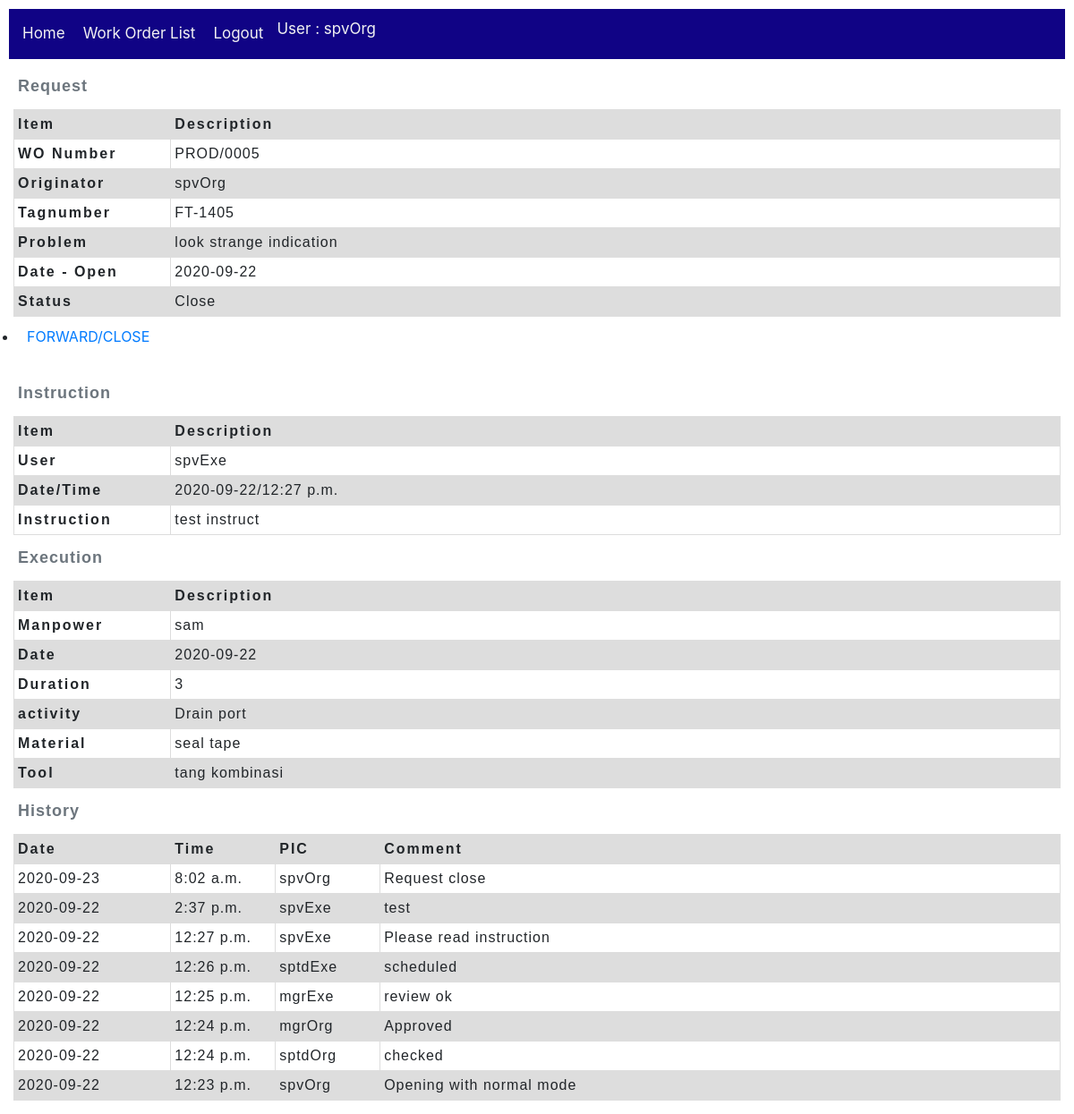
The page /workOrder/work_order/5 (signed in) on the database its author committed.
### workOrder/models.py (models this page shows, shortened)
class Work_order(models.Model):
    wo_number = models.CharField(max_length=20, null=True)
    tagnumber = models.CharField(max_length=50, null=True, help_text='Enter tagnumber(eg. FT-1405)')
    problem = models.TextField(max_length=1000, null=True)
    originator = models.ForeignKey(User,
        on_delete=models.SET_NULL,
        null=True)
    dest_section = models.ForeignKey(Section,
        on_delete=models.SET_NULL,
        null=True)
    date_open = models.DateField()
    date_finish = models.DateField(null=True)
    status = models.ForeignKey(Action,
        on_delete=models.SET_NULL,
        null=True)
    priority = models.ForeignKey(Wo_priority,
        on_delete=models.SET_NULL,
        null=True)
    current_user_id = models.IntegerField(null=True)
    executor_user_id = models.IntegerField(null=True)
    class Meta:
        ordering = ['originator','status','wo_number']

class Wo_instruction(models.Model):
    instruction = models.TextField(max_length=1000, null=True)
    date = models.DateField(null=True)
    time = models.TimeField(null=True)
    user = models.ForeignKey(User,
        on_delete=models.SET_NULL,
        null=True)
    work_order = models.ForeignKey(Work_order,
        on_delete=models.SET_NULL,
        null=True)

class Wo_completion(models.Model):
    activity = models.TextField(max_length=1000, null=True, help_text='Enter activity')
    manPower = models.TextField(max_length=100, null=True, help_text='Man power name')
    material = models.TextField(max_length=500, null=True, help_text='Enter material')
    tool = models.TextField(max_length=500, null=True, help_text='Enter action')
    date = models.DateField(null=True)
    duration = models.IntegerField(help_text='Enter duration (hours)', null=True)
    acted_user = models.ForeignKey(User,
        on_delete=models.SET_NULL,
        null=True)
    work_order = models.ForeignKey(Work_order,
        on_delete=models.SET_NULL,
        null=True)
    status = models.ForeignKey(Action,
        on_delete=models.SET_NULL,
        null=True)
    class Meta:
        ordering = ['date']

class Wo_journal(models.Model):
    comment = models.CharField(max_length=200, null=True)
    date = models.DateField(null=True)
    time = models.TimeField(null=True)
    concern_user = models.ForeignKey(User,
        on_delete=models.SET_NULL,
        null=True)
    work_order = models.ForeignKey(Work_order,
        on_delete=models.SET_NULL,
        null=True)
    action = models.ForeignKey(Action,
        on_delete=models.SET_NULL,
        null=True)
    class Meta:
        ordering = ['-date', '-time']

### utility/models.py (models this page shows, shortened)
class Action(models.Model):
    name = models.CharField(max_length=20, null=True, help_text='Enter name of Action(eg. Open, Close, Reject...)')
    description = models.CharField(max_length=100, null=True, help_text='Enter description of Action')
    mode = models.ForeignKey('Mode', on_delete=models.SET_NULL, null=True)
    class Meta:
        ordering = ['name']

### workOrder/views.py (the view)
# urls.py: path('work_order/<int:pk>', views.Work_orderDetailView.as_view(), name='work_order-detail'),
class Work_orderDetailView(LoginRequiredMixin, generic.DetailView):
    model = Work_order #prinsipnya dengan ini saja sdh cukup, namun kita perlu tambahan info di bawah ini
    def get_context_data(self, **kwargs):
        context = super().get_context_data(**kwargs)
        woDetail = context.get('object', None)
        if woDetail:
            wo_current_user_id = woDetail.current_user_id
            userId = self.request.user.id
            allowAction = False
            if wo_current_user_id == userId:
                allowAction = True
            context['allowAction'] = allowAction
            context['woPK'] = woDetail.id
            context['journal_list'] = Wo_journal.objects.filter(work_order=woDetail.id)
            FINISH_LIST = ['Finish', 'Complete', 'Close']
            if woDetail.status.name in FINISH_LIST:
                context['Wo_instruction'] = Wo_instruction.objects.get(work_order=woDetail)
                context['Wo_completion'] = Wo_completion.objects.get(work_order=woDetail)
                context['Wo_complete_report'] = True
        return context

### workOrder/templates/workOrder/work_order_detail.html (shortened to what this page needs)
{% extends "base_workOrder.html" %}
{% block content %}
  {% include 'Wo_request.html' %}
  {% include 'Wo_inprogress.html' %}
  {% if Wo_complete_report %}
    {% include 'Wo_instruction.html' %}
    {% include 'Wo_execution.html' %}
  {% endif %}
  {% include 'Wo_hystory.html' %}
{% endblock %}

### workOrder/templates/base_workOrder.html (shortened to what this page needs)
<!DOCTYPE html>
<html lang="en">
    <head>
        <link rel="stylesheet" href="https://stackpath.bootstrapcdn.com/bootstrap/4.1.3/css/bootstrap.min.css">
        <link rel="stylesheet" href="http://code.jquery.com/ui/1.11.0/themes/smoothness/jquery-ui.css">
        {% load static %}
        <link rel="stylesheet" href="{% static 'css/styles.css' %}">
    </head>
    <body>
        <div class="topnav">
            <ul>
                <li><a href="{% url 'home-cmms' %}">Home</a></li>
                {% if user.is_authenticated %}
                    <li><a href="{% url 'workOrder:work_orders'%}">Work Order List</a></li>
                    <li><a href="{% url 'logout'%}?next={{request.path}}">Logout</a></li>
                {% else %}
                    <li><a href="{% url 'login'%}?next={{request.path}}">Login</a></li>
                {% endif %}
                {% if user.is_authenticated %}
                    <li>User : {{ user.get_username }}</li>
                {% endif %}
            </ul>
        </div>
        <div>{% block content %}{% endblock %}</div>
    </body>
</html>

### workOrder/templates/Wo_request.html
{% block content %}
    <table class="WoHeader">
        <caption>Request</caption>
        <thead>
            <tr>
                <th scope="col">Item</th>
                <th scope="col">Description</th>
            </tr>
        </thead>
        <tbody>
            <tr>
                <th scope="row">WO Number</th>
                <td>{{ work_order.wo_number }}</td>
            </tr>
            <tr>
                <th scope="row">Originator</th>
                <td>{{ work_order.originator }}</td>
            </tr>
            <tr>
                <th scope="row">Tagnumber</th>
                <td>{{ work_order.tagnumber }}</td>
            </tr>
            <tr>
                <th scope="row">Problem</th>
                <td>{{ work_order.problem }}</td>
            </tr>
            <tr>
                <th scope="row">Date - Open</th>
                <td>{{ work_order.date_open }}</td>
            </tr>
            <tr>
                <th scope="row">Status</th>
                <td>{{ work_order.status.name }}</td>
            </tr>
        </tbody>
    </table>
{% endblock %}

### workOrder/templates/Wo_instruction.html
{% block content %}
<table class="WoHeader">
    <caption>Instruction</caption>
    <thead>
      <tr>
        <th scope="col">Item</th>
        <th scope="col">Description</th>
    </tr>
    </thead>
    <tbody>
      <tr>
        <th>User</th>
        <td>{{Wo_instruction.user}}</td>
      </tr>
      <tr>
        <th>Date/Time</th>
        <td>{{Wo_instruction.date}}/{{Wo_instruction.time}}</td>
      </tr>
      <tr>
        <th>Instruction</th>
        <td>{{Wo_instruction.instruction}}</td>
      </tr>
    </tbody>
  </table>
{% endblock %}

### workOrder/templates/Wo_execution.html
{% block content %}
<table class="WoHeader">
    <caption>Execution</caption>
    <thead>
      <tr>
        <th scope="col">Item</th>
        <th scope="col">Description</th>
    </tr>
    </thead>
    <tbody>
      <tr>
        <th>Manpower</th>
        <td>{{Wo_completion.manPower}}</td>
      </tr>
      <tr>
        <th>Date</th>
        <td>{{Wo_completion.date}}</td>
      </tr>
      <tr>
        <th>Duration</th>
        <td>{{Wo_completion.duration}}</td>
      </tr>
      <tr>
        <th>activity</th>
        <td>{{Wo_completion.activity}}</td>
      </tr>
      <tr>
        <th>Material</th>
        <td>{{Wo_completion.material}}</td>
      </tr>
      <tr>
        <th>Tool</th>
        <td>{{Wo_completion.tool}}</td>
      </tr>
    </tbody>
  </table>
{% endblock %}

### workOrder/templates/Wo_hystory.html
{% block content %}
    {% if journal_list %}
        <table class="WoHistory">
            <caption>History</caption>
            <thead>
                <tr>
                <th scope="col">Date</th>
                <th scope="col">Time</th>
                <th scope="col">PIC</th>
                <th scope="col">Comment</th>
                </tr>
            </thead>
            <tbody>
                {% for journal in journal_list %}
                <tr>
                    <td>
                    {{journal.date}}
                    </td>
                    <td>
                    {{journal.time}}
                    </td>
                    <td>
                    {{journal.concern_user}}
                    </td>
                    <td>
                    {{journal.comment}}
                    </td>
                </tr>
                {% endfor %}
            </tbody>
        </table>
    {% else %}
        <p>There are no histories</p>
    {% endif %}
{% endblock %}

### workOrder/static/css/styles.css (style rules this page uses)
* { padding: 5px; }
.topnav { overflow: hidden; background-color: rgb(16, 3, 133); }
.topnav ul { list-style-type: none; margin: 0; padding: 0; overflow: hidden; background-color: rgb(16, 3, 133); }
.topnav ul li { float: left; color: #f2f2f2; text-align: center; padding: 5px; text-decoration: none; font-size: 17px; }
.topnav ul li a { float: left; color: #f2f2f2; text-align: center; padding: 5px; text-decoration: none; font-size: 17px; }
* { box-sizing: border-box; }
table { table-layout: fixed; width: 100%; border-collapse: collapse; }
caption { font-family: sans-serif; font-size: 18px; font-weight: bold; caption-side: top; text-align: left; letter-spacing: 1px; }
td, th { border: 1px solid #dddddd; text-align: left; padding: 4px; }
th { letter-spacing: 2px; }
td { letter-spacing: 1px; }
thead th { background-color: #dddddd; }
tr:nth-child(even) { background-color: #dddddd; }
table.WoHeader { font-family: arial, sans-serif; }
table.WoHeader thead th:nth-child(1) { width: 15%; }
table.WoHistory { font-family: arial, sans-serif; }
table.WoHistory thead th:nth-child(1) { width: 15%; }
table.WoHistory thead th:nth-child(2) { width: 10%; }
table.WoHistory thead th:nth-child(3) { width: 10%; }

### rows shown on the page
Work_order: wo_number "PROD/0005", originator "spvOrg", tagnumber "FT-1405", problem "look strange indication", date_open "2020-09-22", status.name "Close"
Wo_instruction: user "spvExe", date "2020-09-22", time "12:27 p.m.", instruction "test instruct"
Wo_completion: manPower "sam", date "2020-09-22", duration "3", activity "Drain port", material "seal tape", tool "tang kombinasi"
Wo_journal: date "2020-09-23", time "8:02 a.m.", concern_user "spvOrg", comment "Request close"
Wo_journal: date "2020-09-22", time "2:37 p.m.", concern_user "spvExe", comment "test"
Wo_journal: date "2020-09-22", time "12:27 p.m.", concern_user "spvExe", comment "Please read instruction"
Wo_journal: date "2020-09-22", time "12:26 p.m.", concern_user "sptdExe", comment "scheduled"
Wo_journal: date "2020-09-22", time "12:25 p.m.", concern_user "mgrExe", comment "review ok"
Wo_journal: date "2020-09-22", time "12:24 p.m.", concern_user "mgrOrg", comment "Approved"
Wo_journal: date "2020-09-22", time "12:24 p.m.", concern_user "sptdOrg", comment "checked"
Wo_journal: date "2020-09-22", time "12:23 p.m.", concern_user "spvOrg", comment "Opening with normal mode"

### other values the page prints
{{ user.get_username }} "spvOrg"
